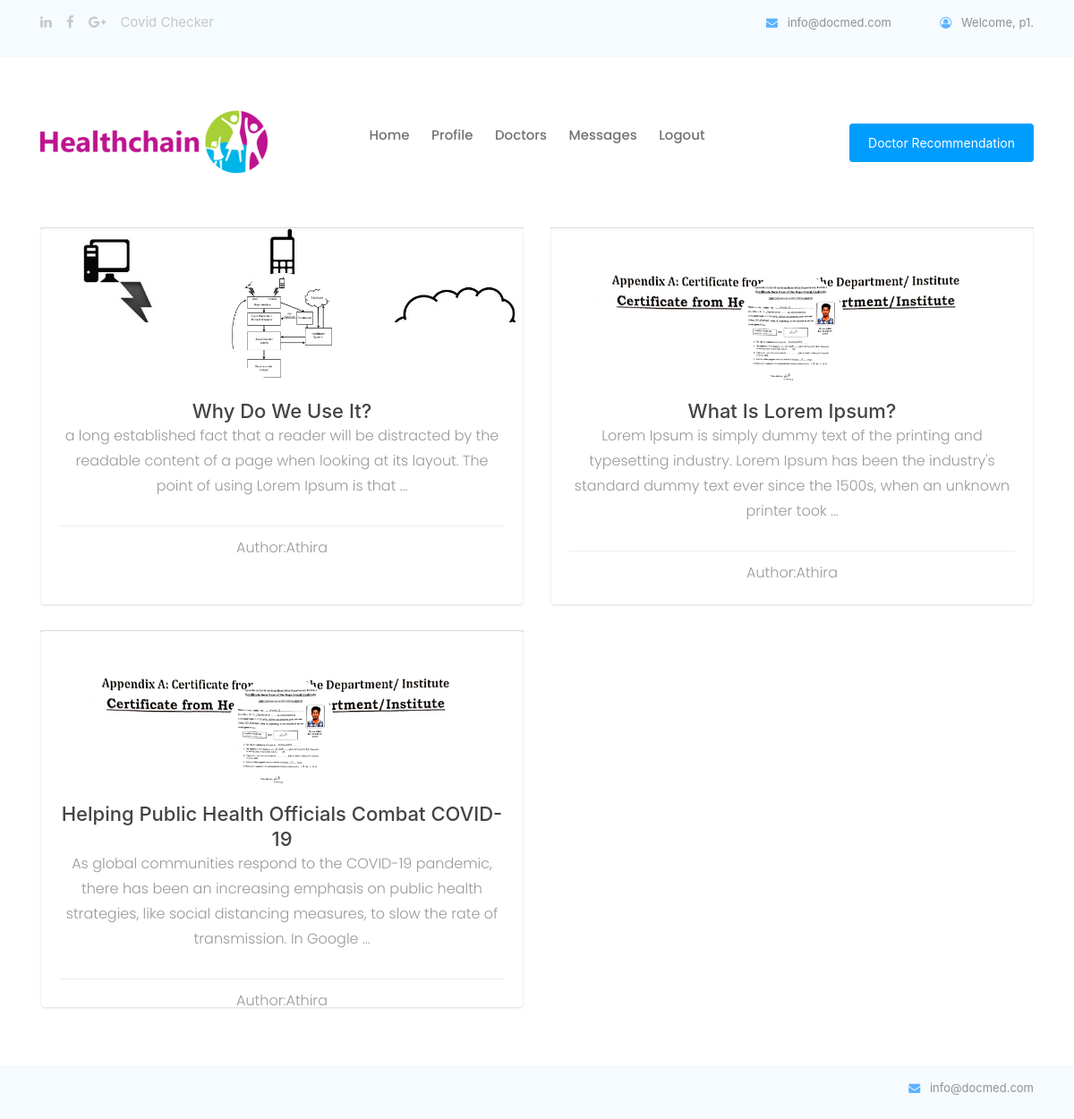
The page /home/ (signed in) on the database its author committed.
### pages/models.py (models this page shows, shortened)
class MyUser(AbstractBaseUser):
	username= models.CharField(max_length=30,unique=True)
	date_joined	= models.DateTimeField(verbose_name='date joined', auto_now_add=True)
	last_login= models.DateTimeField(verbose_name='last login', auto_now=True)
	is_admin= models.BooleanField(default=False)
	is_active= models.BooleanField(default=True)
	is_staff= models.BooleanField(default=False)
	is_superuser= models.BooleanField(default=False)
	user_type= models.PositiveSmallIntegerField(choices=USER_TYPE_CHOICES, default=4)
	USERNAME_FIELD = 'username'
	objects = MyAccountManager()
	def __str__(self):
		return self.username

class Post(models.Model):
    title = models.CharField(max_length=100,blank=True)
    content = models.TextField(blank=True)
    image=models.ImageField(upload_to='posts/',blank=True,null=True)
    author = models.ForeignKey(Doctor,on_delete=models.CASCADE)
    created_date = models.DateTimeField(auto_now_add=True)
    likes = models.IntegerField(default=0)
    dislikes = models.IntegerField(default=0)

class Doctor(models.Model):
	id=models.BigAutoField(primary_key=True)
	username= models.OneToOneField(MyUser,on_delete=models.CASCADE)
	regid = models.CharField(max_length=60,unique=True)
	dname=models.CharField(max_length=50)
	dob = models.DateField(null=True, blank=True)
	gender=models.IntegerField(choices=GENDER_CHOICES,blank=True)
	spec=models.CharField(max_length=50,blank=True)
	hos=models.CharField(max_length=150,blank=True)
	imagefile=models.ImageField(upload_to='doctor/',default="default.jpg",blank=True,null=True)
	location = PlacesField()
	follower = GenericRelation(Follow,related_query_name='doctor')
	def __str__(self):
		return self.dname

### pages/views.py (the view)
# urls.py: path('',views.home, name='home'),
@login_required(login_url='login')
def home(request):
    if request.user.user_type == 1:
        pt = get_object_or_404(Patient, username=request.user)
        follow = Follow.objects.filter(
            patient__username=request.user).values_list('following', flat=True)
        post = Post.objects.filter(author__in=follow).order_by('-created_date')
    elif request.user.user_type == 2:
        pt = get_object_or_404(Doctor, username=request.user)
        follow = Follow.objects.filter(
            doctor__username=request.user).values_list('following', flat=True)
        post = Post.objects.filter(author__in=follow).order_by('-created_date')
    else:
        post = Post.objects.filter().order_by('-created_date')
    ct = Comments.objects.filter()
    for p in post:
        p.comment=Comments.objects.filter(post=p).order_by('-date')[:2]
        p.count=Comments.objects.filter(post=p).count()
    return render(request, 'pages/home.html', {'posts': post,'comment':ct})

### pages/templates/pages/home.html (shortened to what this page needs)
{% extends 'pages/base.html' %}
{% load static %}
{% block content %}
<div class="row">
    {% for post in posts %}
    <div class="col-xs-12 col-sm-6 col-md-6">
        <div class="card-container">
            <div class="card">
                <div class="front">
                    <div class="cover">
                    </div>
                    <div class="user">
                        <img class="img-circle" src="{{post.image.url}}" />
                    </div>
                    <div class="content">
                        <div class="main">
                            <h3 class="name">{{post.title}}</h3>
                            <p class="profession">{{post.content|truncatewords:30}}</p>
                            <div class="footer">
                                <p class="profession">Author:{{post.author}}</p>
                            </div>
                        </div>
                    </div>
                </div>
                <div class="back">
                    <div class="header">
                        <h5 class="motto">{{post.created_date}}</h5>
                    </div>
                    <div class="content">
                        <div class="main">
                            <h4 class="text-center">Comments</h4>
                            {% for c in post.comment %}
                                <p class="text-center">{{c.comment}} | {{c.author}}</p>
                            {% endfor %}
                            <div class="stats-container">
                                <div class="stats">
                                    <h4>{{post.likes}}</h4>
                                    <p>
                                    </p>
                                </div>
                                <div class="stats">
                                    <h4>{{post.dislikes}}</h4>
                                    <p>
                                    </p>
                                </div>
                                <div class="stats">
                                    <h4>{{post.count}}</h4>
                                    <p>
                                    </p>
                                </div>
                            </div>
<br>
                        </div>
                    </div>
                    <div class="footer">
                        <div class="social-links text-center">
                            <a href="{% url 'postdetail' pk=post.pk %}"
                                class="facebook">Read More</a>
                        </div>
                    </div>
                </div>
            </div>
        </div>
    </div>
    {% endfor %}
</div>
{% endblock %}

### pages/templates/pages/base.html (shortened to what this page needs)
{% load static %}
<!doctype html>
<html lang="en">
  <head>
<link rel="stylesheet" href="{% static 'css/rotating-card.css' %}">
    <link rel="stylesheet" href="{% static 'css/style.css' %}">
    <link rel="stylesheet" href="{% static 'css/bootstrap.min.css' %}">
    <link rel="stylesheet"
      href="https://cdnjs.cloudflare.com/ajax/libs/font-awesome/4.7.0/css/font-awesome.min.css">
    <link rel="stylesheet" href="{% static 'css/themify-icons.css' %}">
    <link rel="stylesheet" href="{% static 'css/mystyle.css' %}">
  </head>
  <div id="container">
    <body>
      <header>
        <div class="header-area">
          <div class="header-top_area">
            <div class="container">
              <div class="row">
                <div class="col-xl-6 col-md-6">
                  <div class="social_media_links">
                    <a href="#">
                      <i class="fa fa-linkedin"></i>
                    </a>
                    <a href="#">
                      <i class="fa fa-facebook"></i>
                    </a>
                    <a href="#">
                      <i class="fa fa-google-plus"></i>
                    </a>
                      <a  href="{% url 'covid' %}">Covid Checker</a>
                  </div>
                </div>
                <div class="col-xl-6 col-md-6">
                  <div class="short_contact_list">
                    <ul>
                      <li><a href="#"> <i class="fa fa-envelope"></i>
                          info@docmed.com</a></li>
                      {% if user.is_authenticated %}
                      <li><a href="#"> <i class="fa fa-user-circle-o"></i>
                          Welcome, {{ user.username }}. </a></li>
                      {%endif%}
                    </ul>
                  </div>
                </div>
              </div>
            </div>
          </div>
          <div id="sticky-header" class="main-header-area">
            <div class="container">
              <div class="row align-items-center">
                <div class="col-xl-3 col-lg-2">
                  <div class="logo">
                    <a href="#">
                      <img src="/media/img/healthlogo.png">
                    </a>
                  </div>
                </div>
                <div class="col-xl-6 col-lg-7">
                  <div class="main-menu d-none d-lg-block">
                    <nav>
                      <ul id="navigation">
                        <li><a class="active" href="{% url 'home' %}">Home</a></li>
                        {% if user.user_type == 3 %}
                        <li><a href="{% url 'addd' %}">Doctor Registration</a></li>
                        <li><a href="{% url 'hospitalprofile' %}">Profile</a></li>
                        {% elif user.user_type == 1 %}
                        <li><a href="{% url 'patientprofile' %}">Profile</a></li>
                        <li><a href="{% url 'doctorlist' %}">Doctors</a></li>
                        <li><a href="{% url 'viewmessage' %}">Messages</a></li>
                        {% endif %}
                        {% if user.is_authenticated %}
                        <li> <a href="{% url 'logout' %}"> Logout</a></li>
                        {% else %}
                        <li> <a href="{% url 'login' %}"> Login</a></li>
                        {% endif %}
                      </ul>
                    </nav>
                  </div>
                </div>
                <div class="col-xl-3 col-lg-3 d-none d-lg-block">
                  <div class="Appointment">
                    <div class="book_btn d-none d-lg-block">
                      {% if user.user_type == 3 %}
                      <a class="popup-with-form" href="#test-form">Make an
                        Appointment</a>
                      {% elif user.user_type == 2 %}
                      <a class="popup-with-form" href="{% url 'treatpatient'
                        %}">Treat Patient</a>
                      {% elif user.user_type == 1 %}
                      <a class="popup-with-form" href="{% url 'doctorrecommend' %}">Doctor Recommendation</a>
                      {% endif %}
                    </div>
                  </div>
                </div>
                <div class="col-12">
                </div>
              </div>
            </div>
          </div>
        </div>
      </header>
      <div class="container">
        {% block content %}
        {% endblock %}
      </div>
      <br><br><br><br>
      <footer id="footer">
        <div class="header-area">
          <div class="header-top_area">
            <div class="container">
              <div class="row">
                <div class="col-xl-6 col-md-6">
                </div>
                <div class="col-xl-6 col-md-6">
                  <div class="short_contact_list">
                    <ul>
                      <li><a href="#"> <i class="fa fa-envelope"></i>
                          info@docmed.com</a></li>
                    </ul>
                  </div>
                </div>
              </div>
            </div>
          </div>
        </div>
      </footer>
    </body>
  </div>
</html>

### pages/static/css/rotating-card.css (style rules this page uses)
body { margin-top: 60px; font-size: 14px; font-family: "Helvetica Nueue",Arial,Verdana,sans-serif; background-color: #E5E9ED; }
.card-container { -webkit-perspective: 800px; -moz-perspective: 800px; -o-perspective: 800px; perspective: 800px; margin-bottom: 30px; }
.card { -webkit-transition: -webkit-transform .5s; -moz-transition: -moz-transform .5s; -o-transition: -o-transform .5s; transition: transform .5s; -webkit-transform-style: preserve-3d; -moz-transform-style: preserve-3d; -o-transform-style: preserve-3d; transform-style: preserve-3d; position: relative; }
.front, .back { -webkit-backface-visibility: hidden; -moz-backface-visibility: hidden; -o-backface-visibility: hidden; backface-visibility: hidden; position: absolute; top: 0; left: 0; background-color: #FFF; box-shadow: 0 1px 3px 0 rgba(0, 0, 0, 0.14); }
.front { z-index: 2; }
.back { -webkit-transform: rotateY( 180deg ); -moz-transform: rotateY( 180deg ); -o-transform: rotateY( 180deg ); transform: rotateY( 180deg ); z-index: 3; }
.card { background: none repeat scroll 0 0 #FFFFFF; border-radius: 4px; color: #444444; }
.card-container, .front, .back { width: 100%; height: 420px; border-radius: 4px; }
.card .cover { height: 105px; overflow: hidden; border-radius: 4px 4px 0 0; }
.card .user { border-radius: 50%; display: block; height: 120px; margin: -55px auto 0; overflow: hidden; width: 120px; }
.card .user img { background: none repeat scroll 0 0 #FFFFFF; border: 4px solid #FFFFFF; width: 100%; }
.card .content { background-color: rgba(0, 0, 0, 0); box-shadow: none; padding: 10px 20px 20px; }
.card .content .main { min-height: 160px; }
.card .back .content .main { height: 215px; }
.card .name { font-size: 22px; line-height: 28px; margin: 10px 0 0; text-align: center; text-transform: capitalize; }
.card h5 { margin: 5px 0; font-weight: 400; line-height: 20px; }
.card .profession { color: #999999; text-align: center; margin-bottom: 20px; }
.card .footer { border-top: 1px solid #EEEEEE; color: #999999; margin: 30px 0 0; padding: 10px 0 0; text-align: center; }
.card .footer .social-links { font-size: 18px; }
.card .footer .social-links a { margin: 0 7px; }
.card .header { padding: 15px 20px; height: 90px; }
.card .motto { border-bottom: 1px solid #EEEEEE; color: #999999; font-size: 14px; font-weight: 400; padding-bottom: 10px; text-align: center; }
.card .stats-container { width: 100%; margin-top: 50px; }
.card .stats { display: block; float: left; width: 33.333333%; text-align: center; }
.card .stats:first-child { border-right: 1px solid #EEEEEE; }
.card .stats:last-child { border-left: 1px solid #EEEEEE; }
.card .stats h4 { font-weight: 300; margin-bottom: 5px; }
.card .stats p { color: #777777; }

### pages/static/css/mystyle.css (style rules this page uses)
#footer { margin:0 auto; width:834px; height:auto; overflow:hidden; position: fixed; bottom: 0px; }
html, body { margin:0; padding:0; height:100%; }
#container { min-height:100%; position:relative; }
#footer { position:absolute; bottom:0; width:100%; height:60px; background: #F5FBFF; }

### rows shown on the page
MyUser: username "p1"
Post: image (picture), title "Why Do We Use It?", content "a long established fact that a reader will be distracted by the readable content of a page when looking at its layout. The point of using Lorem Ipsum is that …", author "Athira"
Post: image (picture), title "What Is Lorem Ipsum?", content "Lorem Ipsum is simply dummy text of the printing and typesetting industry. Lorem Ipsum has been the industry's standard dummy text ever since the 1500s, when an unknown printer took …", author "Athira"
Post: image (picture), title "Helping Public Health Officials Combat COVID-19", content "As global communities respond to the COVID-19 pandemic, there has been an increasing emphasis on public health strategies, like social distancing measures, to slow the rate of transmission. In Google …", author "Athira"
